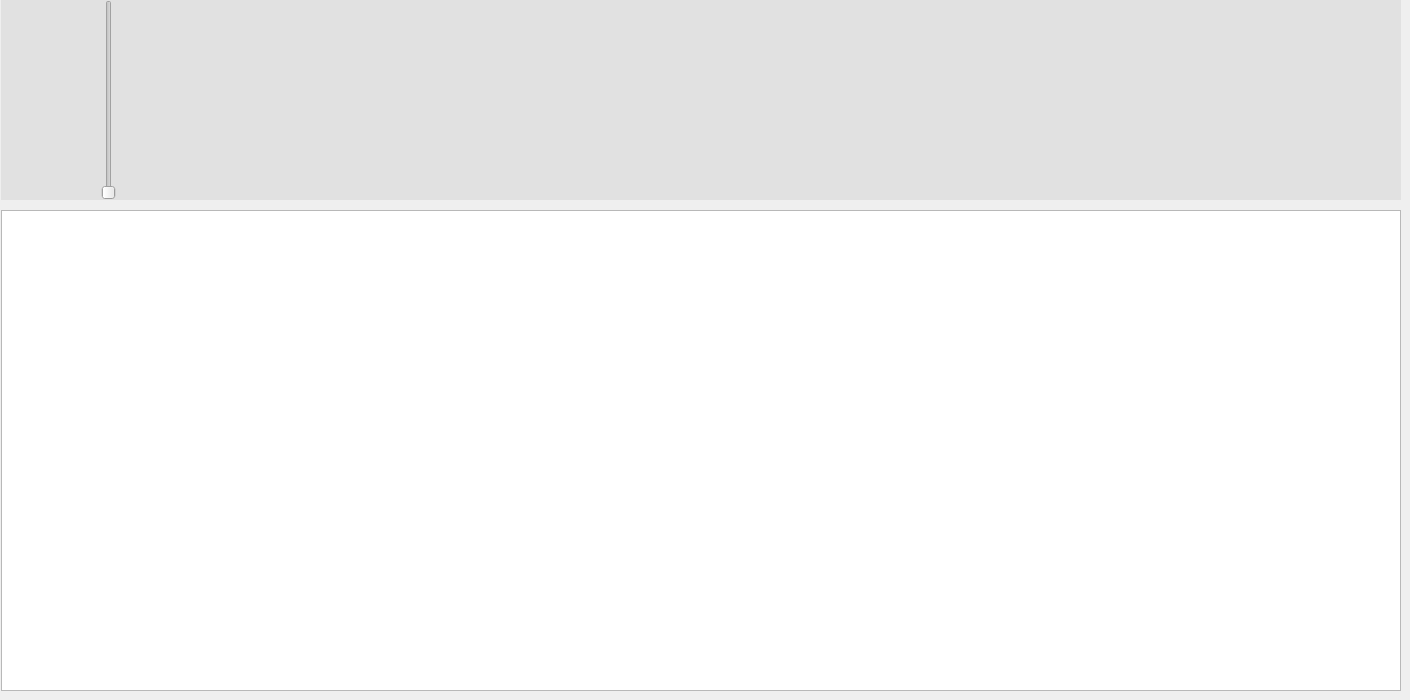
     <widget class="QWidget" name="ConfigSystemRealtime">
      <widget class="QTableWidget" name="battery_realdata_table">
       <property name="geometry">
        <rect>
         <x>1</x>
         <y>210</y>
         <width>1400</width>
         <height>481</height>
        </rect>
       </property>
       <property name="sizePolicy">
        <sizepolicy hsizetype="Maximum" vsizetype="Maximum">
         <horstretch>0</horstretch>
         <verstretch>0</verstretch>
        </sizepolicy>
       </property>
       <property name="minimumSize">
        <size>
         <width>1400</width>
         <height>0</height>
        </size>
       </property>
      </widget>
      <widget class="QWidget" name="widget_batteryicon" native="true">
       <property name="geometry">
        <rect>
         <x>1</x>
         <y>0</y>
         <width>1400</width>
         <height>200</height>
        </rect>
       </property>
       <property name="sizePolicy">
        <sizepolicy hsizetype="Preferred" vsizetype="Preferred">
         <horstretch>0</horstretch>
         <verstretch>200</verstretch>
        </sizepolicy>
       </property>
       <property name="minimumSize">
        <size>
         <width>1400</width>
         <height>200</height>
        </size>
       </property>
       <property name="autoFillBackground">
        <bool>false</bool>
       </property>
       <property name="styleSheet">
        <string notr="true">background-color: rgb(225, 225, 225);</string>
       </property>
       <layout class="QHBoxLayout" name="horizontalLayout_11">
        <item>
         <layout class="QHBoxLayout" name="horizontalLayout_10">
          <property name="spacing">
           <number>0</number>
          </property>
          <property name="leftMargin">
           <number>100</number>
          </property>
          <property name="rightMargin">
           <number>30</number>
          </property>
          <item>
           <widget class="QSlider" name="verticalSlider">
            <property name="maximum">
             <number>100</number>
            </property>
            <property name="orientation">
             <enum>Qt::Vertical</enum>
            </property>
           </widget>
          </item>
          <item>
           <layout class="QVBoxLayout" name="verticalLayout_2">
            <property name="spacing">
             <number>1</number>
            </property>
            <item>
             <widget class="Battery" name="widget_battery_B" native="true"/>
            </item>
           </layout>
          </item>
          <item>
           <layout class="QVBoxLayout" name="verticalLayout_27">
            <item>
             <widget class="Battery" name="widget_battery_1" native="true"/>
            </item>
           </layout>
          </item>
          <item>
           <layout class="QVBoxLayout" name="verticalLayout_4">
            <item>
             <widget class="Battery" name="widget_battery_2" native="true"/>
            </item>
           </layout>
          </item>
          <item>
           <layout class="QVBoxLayout" name="verticalLayout_28">
            <item>
             <widget class="Battery" name="widget_battery_3" native="true"/>
            </item>
           </layout>
          </item>
          <item>
           <layout class="QVBoxLayout" name="verticalLayout_33">
            <item>
             <widget class="Battery" name="widget_battery_4" native="true"/>
            </item>
           </layout>
          </item>
          <item>
           <layout class="QVBoxLayout" name="verticalLayout_29">
            <item>
             <widget class="Battery" name="widget_battery_5" native="true"/>
            </item>
           </layout>
          </item>
          <item>
           <layout class="QVBoxLayout" name="verticalLayout_35">
            <item>
             <widget class="Battery" name="widget_battery_6" native="true"/>
            </item>
           </layout>
          </item>
          <item>
           <layout class="QVBoxLayout" name="verticalLayout_34">
            <item>
             <widget class="Battery" name="widget_battery_7" native="true"/>
            </item>
           </layout>
          </item>
          <item>
           <layout class="QVBoxLayout" name="verticalLayout_32">
            <item>
             <widget class="Battery" name="widget_battery_8" native="true"/>
            </item>
           </layout>
          </item>
          <item>
           <layout class="QVBoxLayout" name="verticalLayout_30">
            <item>
             <widget class="Battery" name="widget_battery_9" native="true"/>
            </item>
           </layout>
          </item>
          <item>
           <layout class="QVBoxLayout" name="verticalLayout_31">
            <item>
             <widget class="Battery" name="widget_battery_10" native="true"/>
            </item>
           </layout>
          </item>
         </layout>
        </item>
       </layout>
      </widget>
     </widget>
